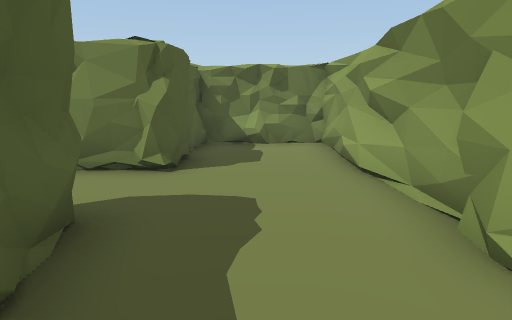
view 1 (above)

24 first-person views from a walk through a 3-D level made in the Unity game engine. The camera is 1.2 m above the floor, tilts 10° down and sees 75° across. The floor is counted in squares, 1 m on a side. Each view is taken from the middle of a square. On the plan, view 1 faces up. The plan holds only what a view shows up to about 14 squares ahead; the rest is blank. The place goes on beyond the plan. The player character is not drawn.

view 2
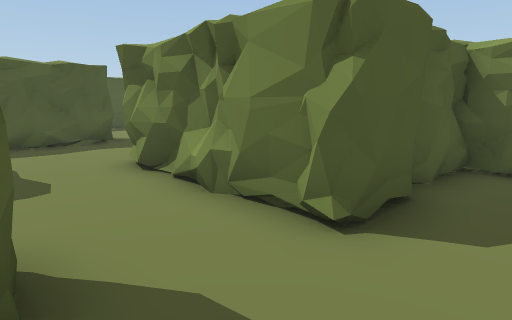

view 3
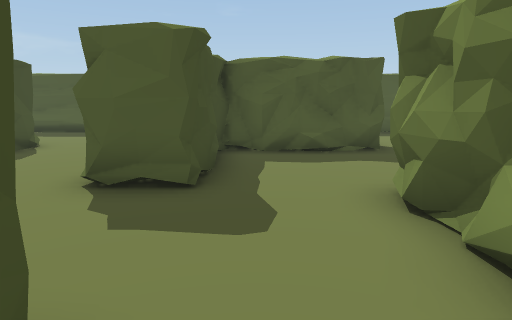

view 4
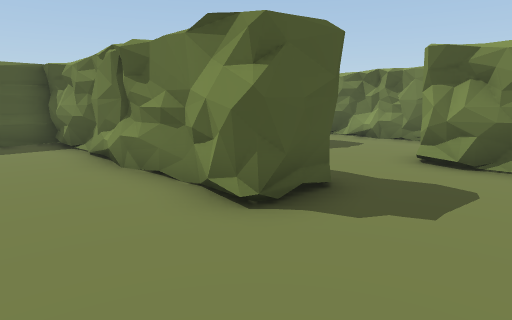

view 5
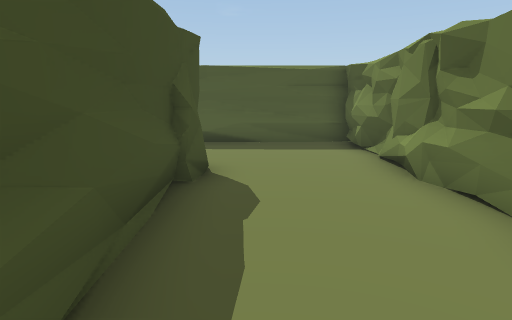

view 6
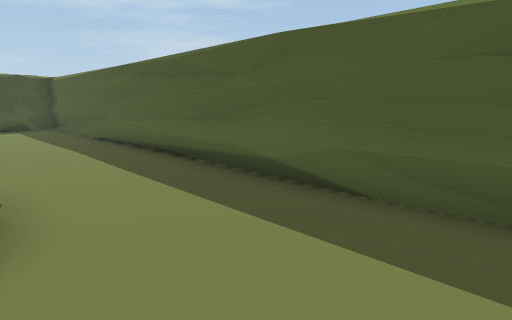

view 7
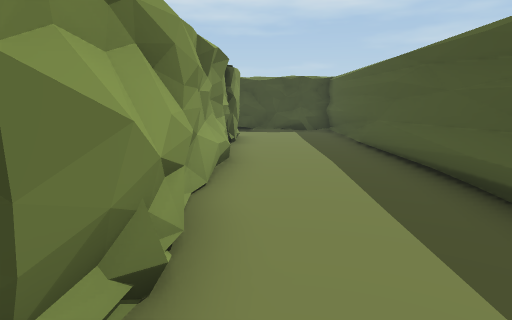

view 8
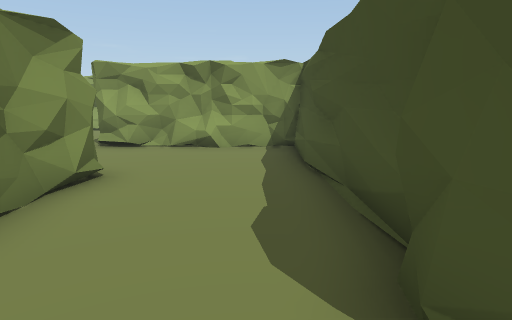

view 9
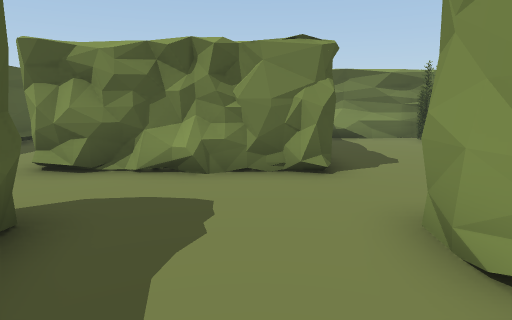

view 10
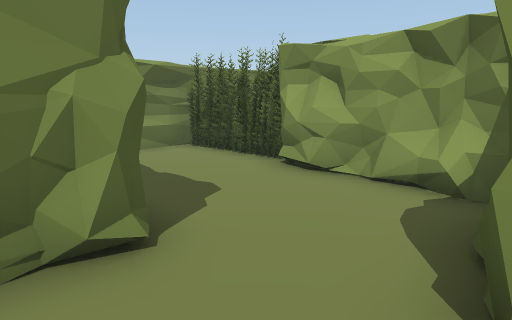

view 11
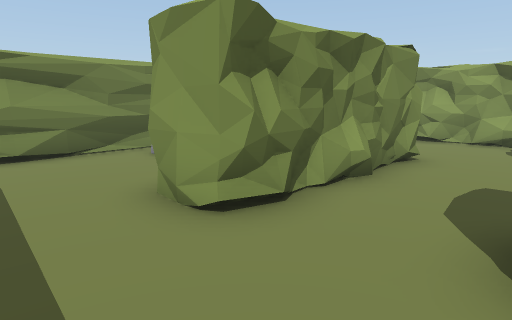

view 12
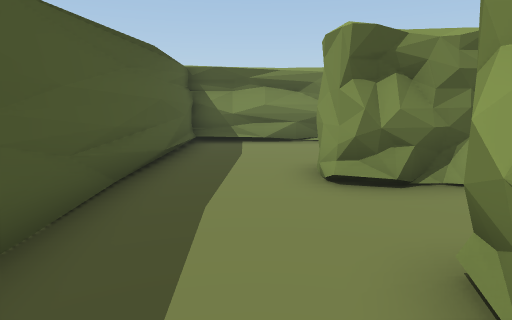

view 13
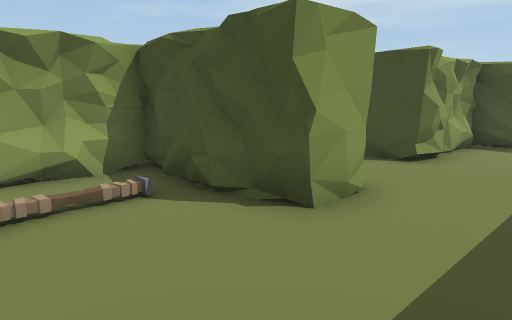

view 14
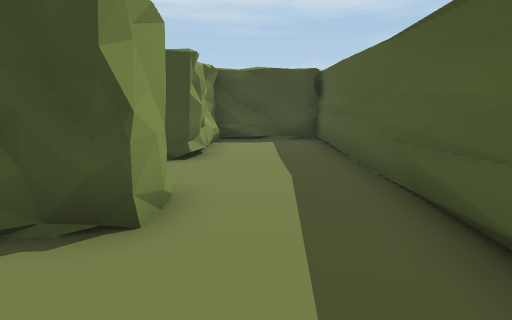

view 15
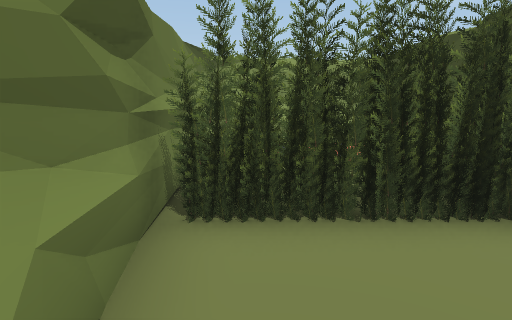

view 16
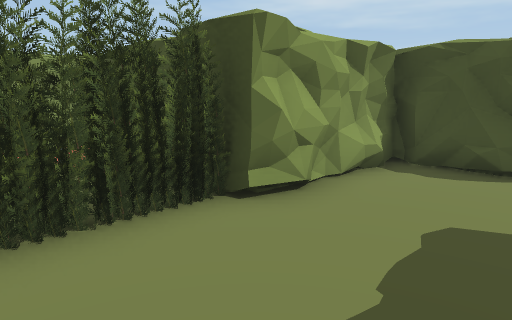

view 17
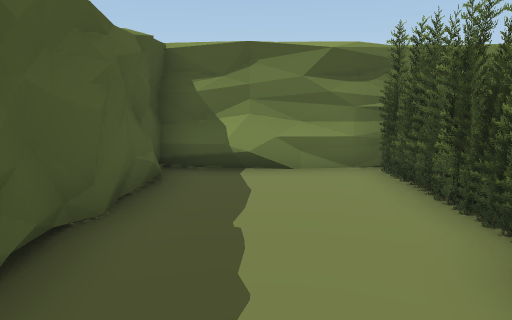

view 18
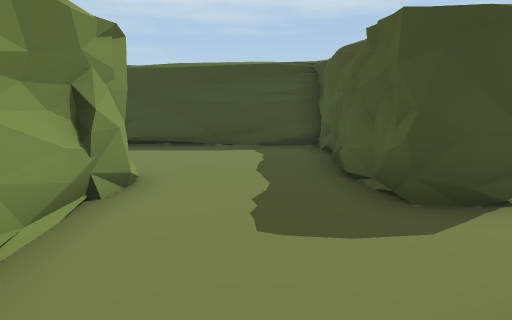

view 19
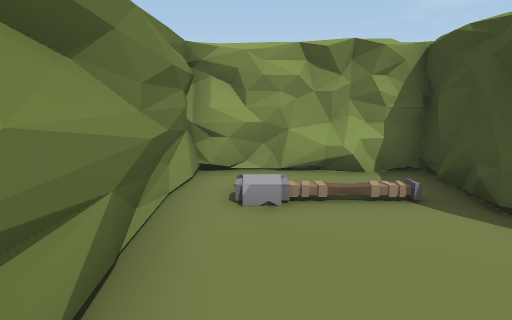

view 20
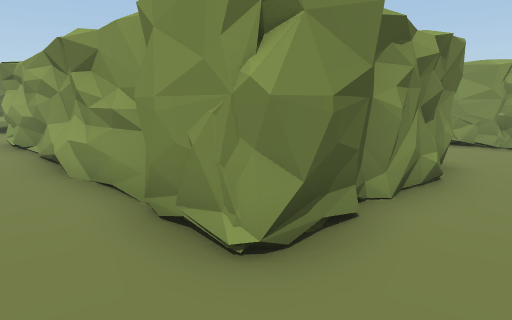

view 21
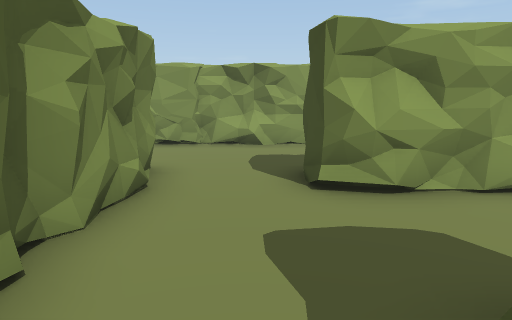

view 22
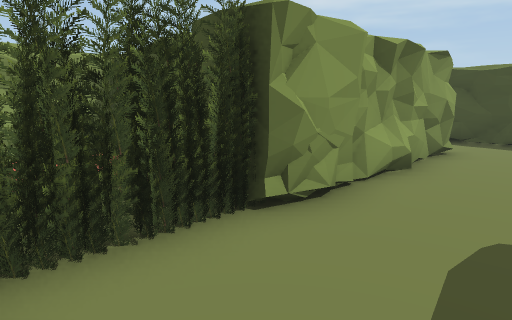

view 23
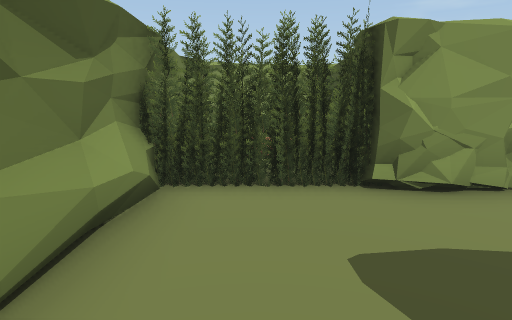

view 24
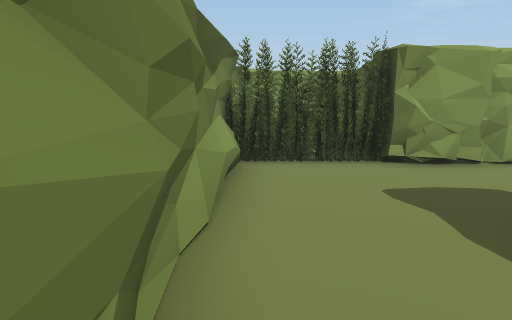

### Floor plan
Key: @ floor where view 1 was taken; # wall or solid block; . floor; / step, stairs or slope; O other object.
Columns run from 15 left of view 1 to 4 right of it. Each row starts with its distance up from view 1.
 15 #######O##########
 14 #..../.OO...OO   #
 13 #..../.OO...OO.  #
 12 #..../.OO...OO.. #
 11 #..OOOOOO...OOOOO#
 10 #..OOOOOO...OOOOO#
  9 #...........OO...#
  8 #...........OO...#
  7 #..OOO...OOOOO...#
  6 #..O O...OOOOOO..#
  5 #..O O...........#
  4 #..O O...........#
  3 #########...OO...#
  2 #########...OO...#
  1 #...........OO....
  0 #...........OO.@...
 -1 #...........OO.....
 -2 #...########OO######
 -3 #...#
 -4 #...#
 -5 #...#
 -6 #...#
 -7 #...#  ##########
 -8 #...# . .....O   #
 -9 #...#   .....O.  #
-10 #...#   .....O.. #
-11 #...#     ..OOOOO#
-12 #...##OOOO..OO
-13 #............O
-14 #...........OO
-15 #OOOO..OOO..OO
-16      ..OO  .OO
-17       .OO  ..
-18            ..
-19            OOO

Positions as (right, up) in squares from view 1, and headings:
1: (0, 0), facing up
2: (0, 3), facing up-left
3: (-2, 4), facing left
4: (-4, -1), facing up-left
5: (-5, -1), facing left
6: (-11, 1), facing down-left
7: (-12, -1), facing down
8: (-12, -1), facing right
9: (-8, 4), facing up
10: (-8, 7), facing up-right
11: (-14, 7), facing up-right
12: (-13, 5), facing up
13: (-14, 14), facing down-right
14: (-13, 14), facing down
15: (-6, 14), facing right
16: (-6, 14), facing down-right
17: (-5, 9), facing up
18: (0, 7), facing down
19: (-14, 14), facing right
20: (-13, -14), facing up-right
21: (-12, -14), facing right
22: (-5, -8), facing down-right
23: (-7, -9), facing right
24: (-9, -8), facing right
